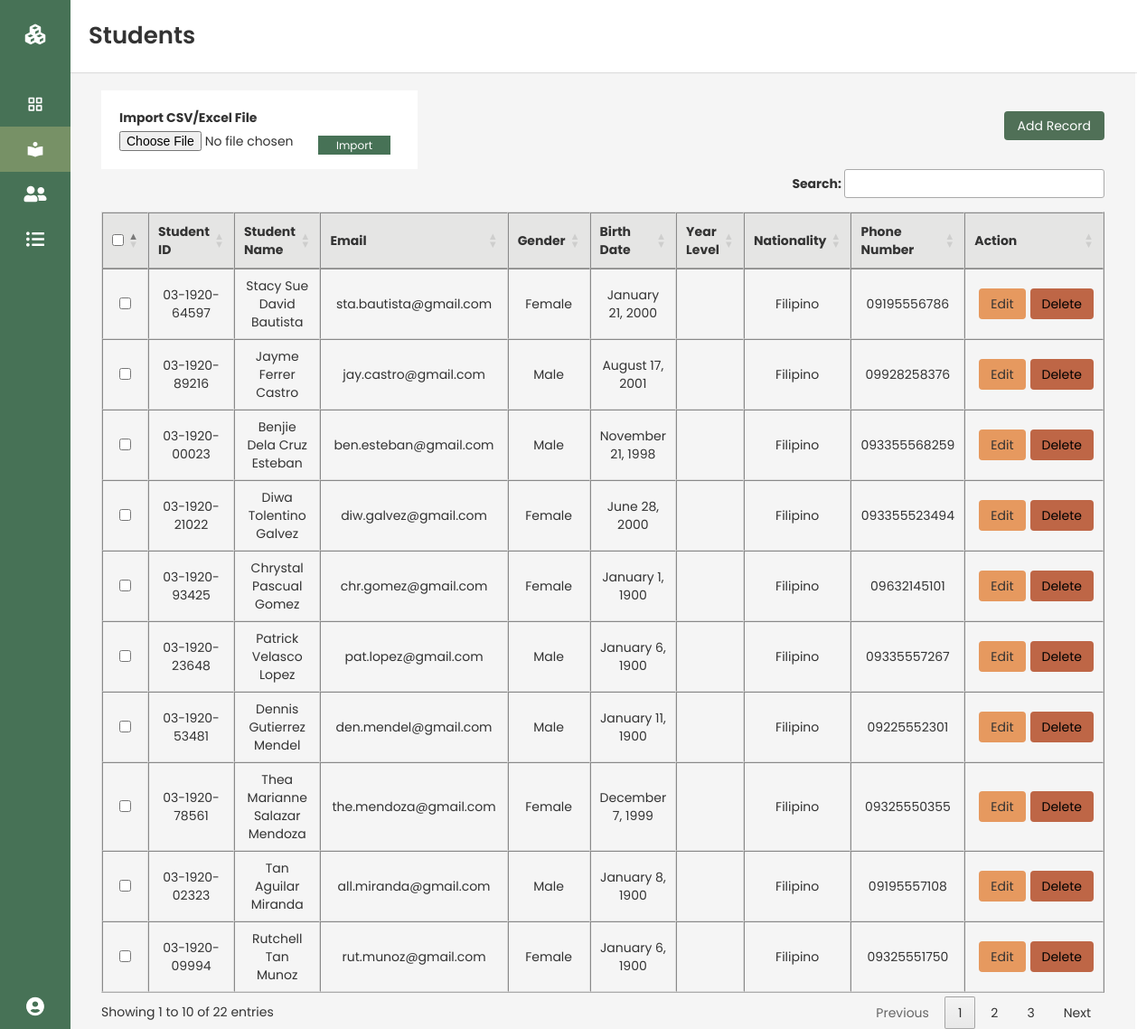
/admindashboard_students.php (signed in), run on the app's committed database.
### tables this page shows
CREATE TABLE `students` (
  `id` int(11) NOT NULL,
  `student_id` varchar(255) DEFAULT NULL,
  `firstname` varchar(255) NOT NULL,
  `lastname` varchar(255) NOT NULL,
  `middlename` varchar(255) DEFAULT NULL,
  `birth_date` date DEFAULT NULL,
  `yearlvl` varchar(11) NOT NULL,
  `nationality` varchar(255) DEFAULT NULL,
  `gender` varchar(255) DEFAULT NULL,
  `phone` varchar(20) DEFAULT NULL,
  `email` varchar(255) NOT NULL,
  `password` varchar(255) NOT NULL
);

### admindashboard_students.php (the view, shortened to what this page needs)
<?php
include ('db_conn.php');
if (isset($_SESSION['id']) && isset($_SESSION['email'])) {
 ?>
<!DOCTYPE html>
<html lang="en" dir="ltr">
  <head>
    <link rel="stylesheet" href="admindashboardstyle.css">
    <link rel="stylesheet" href="admin.css">
    <link href='https://unpkg.com/boxicons@2.0.7/css/boxicons.min.css' rel='stylesheet'>
    <link rel="stylesheet" href="https://pro.fontawesome.com/releases/v5.10.0/css/all.css"/>
    <link rel="stylesheet" href="https://maxcdn.bootstrapcdn.com/bootstrap/3.4.1/css/bootstrap.min.css">
    <link rel="stylesheet" type="text/css" href="//cdn.datatables.net/1.11.4/css/jquery.dataTables.min.css">
    <link rel="stylesheet" type="text/css" href="https://cdn.datatables.net/buttons/2.2.2/css/buttons.dataTables.min.css">
   </head>
<body>
<div class="sidebar close">
    <div class="logo-details">
        <i class="bx bxs-component" style="text-shadow: none;"></i>
    </div>
    <ul class="nav-links">
      <li>
        <a href="admindashboard.php">
          <i class='bx bx-grid-alt' style="text-shadow: none;"></i>
        </a>
      </li>
      <li>
        <a href="admindashboard_students.php" class="active">
          <i class='bx bxs-book-reader'style="text-shadow: none;"></i>
        </a>
      </li>
      <li>
        <div class="iocn-link">
          <a href="admindashboard_useraccounts_a.php">
            <i class="fas fa-user-friends" style="text-shadow: none;"></i>
          </a>
        </div>
      </li>
      <li>
        <a href="admindashboard_userlogs.php">
            <i class="fas fa-list-ul" style="text-shadow: none;"></i>
        </a>
      </li>
       <li class="log_out">
          <div class="iocn-link">
          <a href="#">
            <i class="fas fa-user-circle"></i>
          </a>
          </div>
      </li>
  </div>
  <section class="home-section">
      <nav>
        <div class="home-content">
          <span class="text">Students</span>
        </div>
      </nav>
      <div class="container home-teacher container-flex" style="padding: 0px 30px;">
        <div class="d-flex table-filter">
            <div class="d-flex">
                <div class="row">
                  <div class="col-md-12">
                    <form action="import_student_data.php" method="post" name="frmExcelImport" id="frmExcelImport" enctype="multipart/form-data">
                      <div style="width: 350px;background: #fff;padding: 20px;">
                        <label>Import CSV/Excel File</label> <input type="file" name="excel" id="file" accept=".xls,.xlsx,.csv">
                        <input type="submit" name="import" value="Import" style="padding:2px 20px;position: absolute;right: 40px;top: 45px;border-radius:0px;"/>
                      </div>
                    </form>
                  </div>
                </div>
            </div>
            <div class="d-flex">
                <button type="button" class="btn btn-primary" data-toggle="modal" data-target="#studentModal">Add Record</button>
            </div>
        </div>
        <form action="admindashboard_students.php" method="post" id="delete_form">
          <table width="100%" border="1" cellspacing="0" cellpadding="10" align="center" id="table">
              <thead>
                  <tr>
                      <th><input type="checkbox" name="chk_all" value="" id="chk_all"/></th>
                      <th>Student ID</th>
                      <th>Student Name</th>
                      <th>Email</th>
                      <th>Gender</th>
                      <th>Birth Date</th>
                      <th>Year Level</th>
                      <th>Nationality</th>
                      <th>Phone Number</th>
                      <th>Action</th>
                  </tr>
              </thead>
              <tbody>
                  <?php
                    $sql = "SELECT * FROM students";
                        $result = mysqli_query($conn, $sql);
                        while($inner_row = mysqli_fetch_array($result)){?>
                  <tr>
                      <td><input class="chkbox" type="checkbox" name="chk_id[]" value="<?php echo $inner_row['id']; ?>" /></td>
                      <td><?php echo $inner_row['student_id']; ?></td>
                      <td><?php echo $inner_row['firstname']." ".$inner_row['middlename']." ".$inner_row['lastname']; ?></td>
                      <td><?php echo $inner_row['email']; ?></td>
                      <td><?php echo $inner_row['gender']; ?></td>
                      <td>
                        <?php
                        if($inner_row['birth_date']!=''){
                          $timestamp = strtotime($inner_row['birth_date']);
                          $today = date("F j, Y",$timestamp);
                          echo $today;
                        }
                        else{
                          echo '-';
                        }
                        ?>
                      </td>
                      <td><?php echo $inner_row['yearlvl']; ?></td>
                      <td><?php echo $inner_row['nationality']; ?></td>
                      <td><?php echo $inner_row['phone']; ?></td>
                      <td>
                          <div class="d-flex justify-content-center student_<?php echo $inner_row['id']; ?>">
                            <button class="btn edit edit_student" data-id="<?php echo $inner_row['id']; ?>" type="button" id="">Edit</button>
                            <a href="delete_student_record.php?id=<?php echo $inner_row['id'];?>" class="btn delete" style="background: #be6646;color:#000;">Delete</a>
                          </div>
                      </td>
                  </tr>
                  <?php } ?>
              </tbody>
          </table>
        </form>
    </div>
  </section>
</body>
</html>
<?php
}else{
     header("Location: adminlogin.php");
     exit();
}
 ?>

### admindashboardstyle.css (style rules this page uses)
* { margin: 0; padding: 0; box-sizing: border-box; font-family: "Poppins", sans-serif; }
.sidebar { position: fixed; top: 0; left: 0; height: 100%; width: 260px; background: #477256; z-index: 100; width: 78px; opacity: 1 !important; }
.sidebar .logo-details { height: 60px; width: 100%; display: flex; align-items: center; }
.sidebar .logo-details i { font-size: 30px; color: #fff; height: 50px; min-width: 78px; text-align: center; line-height: 50px; margin-top: 15px; }
.sidebar .nav-links { height: 100%; padding: 30px 0 150px 0; overflow: auto; }
.sidebar.close .nav-links { overflow: visible; }
.sidebar .nav-links li { position: relative; list-style: none; }
.sidebar .nav-links li .iocn-link { display: flex; align-items: center; justify-content: space-between; }
.sidebar.close .nav-links li .iocn-link { display: block; }
.sidebar .nav-links li i { height: 50px; min-width: 78px; text-align: center; line-height: 50px; color: #fff; font-size: 20px; cursor: pointer; }
.sidebar .nav-links li a { display: flex; align-items: center; text-decoration: none; }
.home-section { position: relative; background: #f5f5f5; min-height: 100vh; width: calc(100% - 240px); left: 260px; }
.home-section nav { display: flex; justify-content: space-between; height: 80px; background: #fff; align-items: center; position: fixed; width: calc(100% - 240px); left: 260px; z-index: 100; padding: 0 20px; box-shadow: 0 1px 1px rgba(0, 0, 0, 0.1); }
.sidebar.close ~ .home-section nav { left: 78px; width: calc(100% - 78px); }
.home-section { width: calc(100% - 80px); left: 78px; }
.home-section .home-content { height: 60px; display: flex; align-items: center; }
.home-section .home-content .text { font-size: 26px; font-weight: 600; }
.sidebar .nav-links .log_out { position: absolute; bottom: 0; width: 100%; }
.sidebar .nav-links li a.active { background: #779166; }
input[type="submit"] { font-size: 12px; color: white; font-size: 400; background-color: #477256; border: none; padding: 5px; float: right; margin: 5px; margin-right: 5px; }

### admin.css (style rules this page uses)
.table-filter { justify-content: space-between; padding-top: 100px; }
.table-filter>div { align-items: center; }
.table-filter>div>button { background-color: #507057; color: #ffff; min-height: 30px; border: none; padding-left: 15px; padding-right: 15px; white-space: nowrap; margin-bottom: 10px; }
th { background-color: #e5e5e4; font-weight: bold; }
table, table td, table th { border-color: #ddd; text-align: center; }
td button { border:1px solid #000; border-radius: 5px; width: 100%; margin-left: 5px; margin-right: 5px; min-height: 30px; max-width: 80px; }
td button.edit { background-color: #e6995f; }
.d-flex { display: flex; }
.justify-content-center { justify-content: center; }
body { background-color: #f7f6f2; margin: 0px; }

### data on the page
students: student "03-1920-64597", firstname "Stacy Sue", middlename "David", lastname "Bautista", email "sta.bautista@gmail.com", gender "Female", birth_date "January 21, 2000", nationality "Filipino", phone "09195556786"
students: student "03-1920-89216", firstname "Jayme", middlename "Ferrer", lastname "Castro", email "jay.castro@gmail.com", gender "Male", birth_date "August 17, 2001", nationality "Filipino", phone "09928258376"
students: student "03-1920-00023", firstname "Benjie", middlename "Dela Cruz", lastname "Esteban", email "ben.esteban@gmail.com", gender "Male", birth_date "November 21, 1998", nationality "Filipino", phone "093355568259"
students: student "03-1920-21022", firstname "Diwa", middlename "Tolentino", lastname "Galvez", email "diw.galvez@gmail.com", gender "Female", birth_date "June 28, 2000", nationality "Filipino", phone "093355523494"
students: student "03-1920-93425", firstname "Chrystal", middlename "Pascual", lastname "Gomez", email "chr.gomez@gmail.com", gender "Female", birth_date "January 1, 1900", nationality "Filipino", phone "09632145101"
students: student "03-1920-23648", firstname "Patrick", middlename "Velasco", lastname "Lopez", email "pat.lopez@gmail.com", gender "Male", birth_date "January 6, 1900", nationality "Filipino", phone "09335557267"
students: student "03-1920-53481", firstname "Dennis", middlename "Gutierrez", lastname "Mendel", email "den.mendel@gmail.com", gender "Male", birth_date "January 11, 1900", nationality "Filipino", phone "09225552301"
students: student "03-1920-78561", firstname "Thea Marianne", middlename "Salazar", lastname "Mendoza", email "the.mendoza@gmail.com", gender "Female", birth_date "December 7, 1999", nationality "Filipino", phone "09325550355"
students: student "03-1920-02323", firstname "Tan", middlename "Aguilar", lastname "Miranda", email "all.miranda@gmail.com", gender "Male", birth_date "January 8, 1900", nationality "Filipino", phone "09195557108"
students: student "03-1920-09994", firstname "Rutchell", middlename "Tan", lastname "Munoz", email "rut.munoz@gmail.com", gender "Female", birth_date "January 6, 1900", nationality "Filipino", phone "09325551750"
